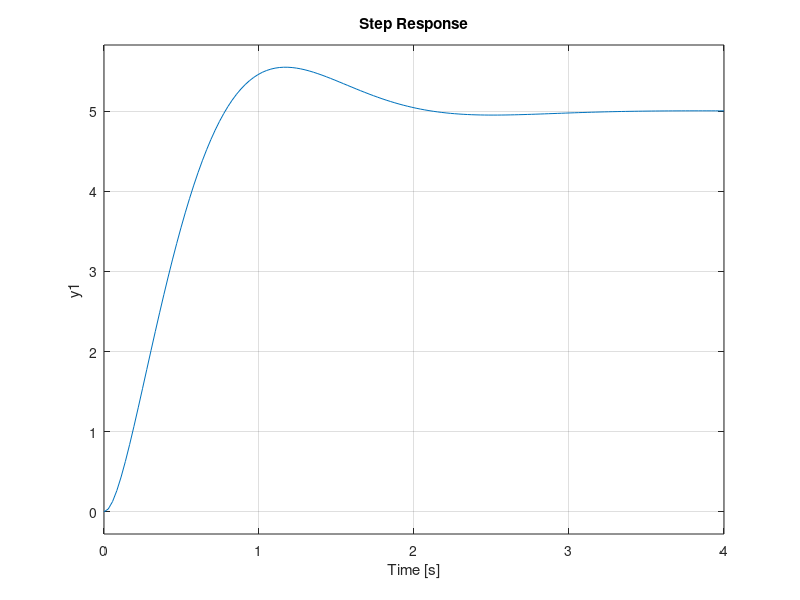

Recreate this plot in MATLAB.

s = tf('s');
G = (100/(s^2+10*s))
H = 1/(s+5)

Geq = feedback(G,H-1)

K = G/(1+G*(H-1))

Kp = dcgain(Geq)

Erro = 1/(1+Kp)

RdC = minreal(Geq/(1+Geq))

Gmf = feedback (Geq,1) % ou Gmf2

Gmf2 = feedback(G,H)  

figure,step(Gmf)
